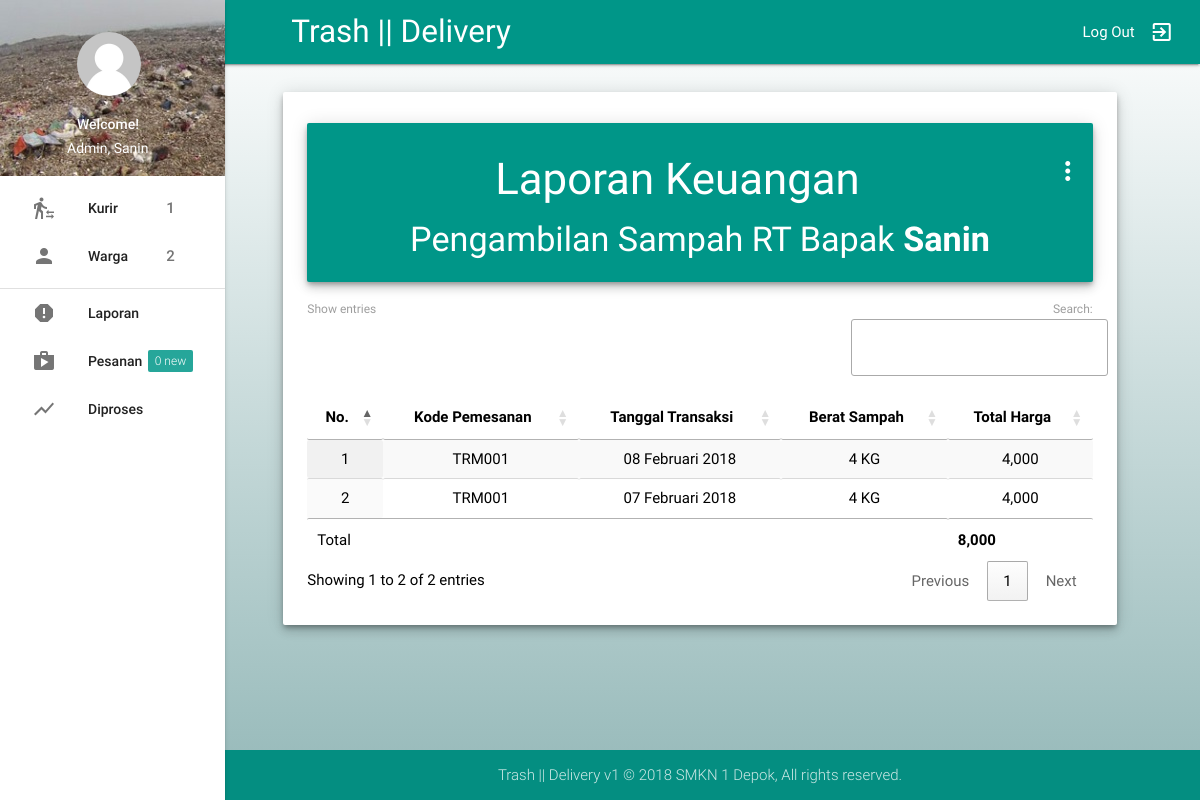
The app's page /adminweb/laporan (signed in) with its own data.
### tables this page shows
CREATE TABLE IF NOT EXISTS `tb_laporan` (
  `id_laporan` int(11) NOT NULL AUTO_INCREMENT,
  `kode_terima` varchar(11) NOT NULL,
  `tanggal` date NOT NULL,
  `total_sampah` varchar(5) NOT NULL,
  `total_uang` bigint(20) NOT NULL,
  PRIMARY KEY (`id_laporan`),
  KEY `kode_terima` (`kode_terima`)
);

### admin/controllers/pages/laporan.php (the view, shortened to what this page needs)
<?php
    if (!isset($_SESSION['level'])) {
        echo "<script>window.history.back();</script>";
    }else{
?>
<div class="row">
    <div class="col s10 push-s1 m10 push-m1 l10 push-l1" style="padding:0;">
        <div class="card z-depth-3">
            <div class="card-content black-text">
                <div class="card-panel teal white-text z-depth-3 activator">
                    <span class="card-title">
                        <i class="small material-icons right waves-effect waves-block waves-light" style="cursor: pointer;">more_vert</i>
                        <center class="hide-on-small-only">
                            <h3> Laporan Keuangan</h3>
                            <h4>Pengambilan Sampah RT Bapak <b><?php echo $_SESSION['nama'];?></b></h4>
                        </center>
                    </span>
                </div>
                <table id="tb_lapor" class="display centered hide-on-small-only">
                    <thead>
                        <tr>
                            <th>No.</th>
                            <th>Kode Pemesanan</th>
                            <th>Tanggal Transaksi</th>
                            <th>Berat Sampah</th>
                            <th>Total Harga</th>
                        </tr>
                    </thead>
                    <tbody>
                        <?php
                        function TanggalIndo($date){
                            $BulanIndo = array("Januari", "Februari", "Maret", "April", "Mei", "Juni", "Juli", "Agustus", "September", "Oktober", "November", "Desember");
                            $tahun = substr($date, 0, 4);
                            $bulan = substr($date, 5, 2);
                            $tgl   = substr($date, 8, 2);
                            $result = $tgl . " " . $BulanIndo[(int)$bulan-1] . " ". $tahun;
                            return($result);
                        }
                        $q = mysql_query("SELECT * FROM tb_laporan ORDER BY tanggal DESC ") or die(mysql_error());
                        $no = 1 ;
                        while ($d = mysql_fetch_array($q)) {?>
                        <tr>
                            <td>
                                <?php echo $no; ?>
                            </td>
                            <td>
                                <?php echo $d['kode_terima'] ?>
                            </td>
                            <td>
                                <?php echo TanggalIndo($d['tanggal']) ?>
                            </td>
                            <td>
                                <?php echo $d['total_sampah'] ?> KG</td>
                            <td>
                                <?php echo number_format ($d['total_uang']) ?>
                            </td>
                        </tr>
                        <?php $no++;}?>
                    </tbody>
                    <tfoot>
                        <?php
                        $query = "SELECT SUM(total_uang) FROM tb_laporan ";
                        $result = mysql_query($query) or die(mysql_error());
                        if (mysql_num_rows($result) == 0) {
                        }else{
                            while($row = mysql_fetch_array($result)){?>
                            <tr>
                                <td colspan="4" align="right">Total</td>
                                <td><b><?php echo number_format ($row['SUM(total_uang)'])?></b></td>
                            </tr>
                            <?php }
                        }?>
                    </tfoot>
                </table>
            </div>
        </div>
    </div>
</div>
<?php } ?>

### assets/css/style.css (style rules this page uses)
body { display: flex; min-height: 100vh; flex-direction: column; background: linear-gradient(#ffffff, #94b8b8); }
.card-panel { transition: box-shadow .25s; padding: 10px; margin: 0.5rem 0 1rem 0; border-radius: 2px; background-color: #fff; }

### records on screen
tb_laporan: kode_terima "TRM001", tanggal "08 Februari 2018", total_sampah "4", total_uang "4,000"
tb_laporan: kode_terima "TRM001", tanggal "07 Februari 2018", total_sampah "4", total_uang "4,000"

### other values on screen
$_SESSION['nama'] "Sanin"
mysql_num_rows($e) "1"
mysql_num_rows($w) "2"
mysql_num_rows($q) "0"
$row['SUM(total_uang)'] "8,000"
